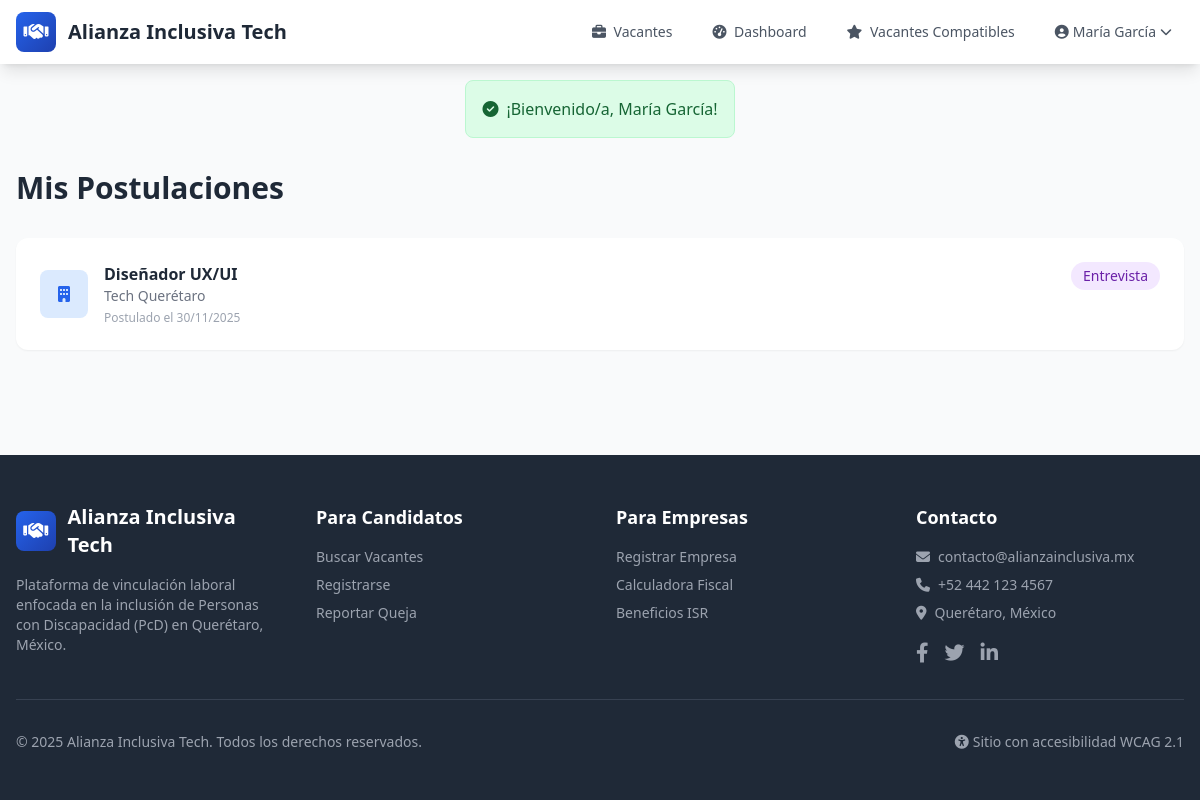
Screenshot of /candidato/postulaciones (signed in) with the database file from the repository.
### tables this page shows
CREATE TABLE postulaciones (
    id INT AUTO_INCREMENT PRIMARY KEY,
    vacante_id INT NOT NULL,
    candidato_id INT NOT NULL,
    carta_presentacion TEXT NULL,
    estado ENUM('pendiente', 'revisada', 'entrevista', 'seleccionado', 'contratado', 'rechazado') DEFAULT 'pendiente',
    score_compatibilidad INT DEFAULT 0,
    notas_empresa TEXT NULL,
    fecha_postulacion DATETIME DEFAULT CURRENT_TIMESTAMP,
    fecha_actualizacion DATETIME DEFAULT CURRENT_TIMESTAMP ON UPDATE CURRENT_TIMESTAMP,
    FOREIGN KEY (vacante_id) REFERENCES vacantes(id) ON DELETE CASCADE,
    FOREIGN KEY (candidato_id) REFERENCES candidatos(id) ON DELETE CASCADE,
    UNIQUE KEY unique_postulacion (vacante_id, candidato_id),
    INDEX idx_estado (estado)
);

CREATE TABLE vacantes (
    id INT AUTO_INCREMENT PRIMARY KEY,
    empresa_id INT NOT NULL,
    titulo VARCHAR(255) NOT NULL,
    slug VARCHAR(255) NOT NULL,
    descripcion TEXT NOT NULL,
    requisitos TEXT NULL,
    tipo_contrato ENUM('indefinido', 'temporal', 'practicas', 'freelance') DEFAULT 'indefinido',
    jornada ENUM('tiempo_completo', 'medio_tiempo', 'por_horas', 'flexible') DEFAULT 'tiempo_completo',
    modalidad ENUM('presencial', 'remoto', 'hibrido') DEFAULT 'presencial',
    salario_minimo DECIMAL(10,2) NULL,
    salario_maximo DECIMAL(10,2) NULL,
    mostrar_salario TINYINT(1) DEFAULT 1,
    ubicacion VARCHAR(255) NULL,
    municipio VARCHAR(100) DEFAULT 'Querétaro',
    discapacidades_aceptadas TEXT NULL COMMENT 'JSON array de tipos de discapacidad',
    checklist_accesibilidad TEXT NULL COMMENT 'JSON del checklist',
    score_accesibilidad INT DEFAULT 0,
    estado ENUM('borrador', 'pendiente', 'publicada', 'pausada', 'cerrada') DEFAULT 'borrador',
    fecha_publicacion DATETIME NULL,
    fecha_cierre DATE NULL,
    plazas_disponibles INT DEFAULT 1,
    visitas INT DEFAULT 0,
    fecha_creacion DATETIME DEFAULT CURRENT_TIMESTAMP,
    fecha_actualizacion DATETIME DEFAULT CURRENT_TIMESTAMP ON UPDATE CURRENT_TIMESTAMP,
    FOREIGN KEY (empresa_id) REFERENCES empresas(id) ON DELETE CASCADE,
    INDEX idx_estado (estado),
    INDEX idx_municipio (municipio),
    INDEX idx_score (score_accesibilidad),
    INDEX idx_slug (slug)
);

CREATE TABLE empresas (
    id INT AUTO_INCREMENT PRIMARY KEY,
    usuario_id INT NOT NULL,
    razon_social VARCHAR(255) NOT NULL,
    rfc VARCHAR(13) NOT NULL,
    nombre_comercial VARCHAR(255) NULL,
    direccion_fiscal TEXT NOT NULL,
    colonia VARCHAR(150) NULL,
    municipio VARCHAR(100) NOT NULL,
    estado VARCHAR(100) DEFAULT 'Querétaro',
    codigo_postal VARCHAR(10) NOT NULL,
    sector_industrial VARCHAR(100) NOT NULL,
    tamano_empresa ENUM('micro', 'pequena', 'mediana', 'grande') DEFAULT 'pequena',
    telefono VARCHAR(20) NULL,
    sitio_web VARCHAR(255) NULL,
    logo VARCHAR(255) NULL,
    descripcion TEXT NULL,
    verificada TINYINT(1) DEFAULT 0,
    fecha_creacion DATETIME DEFAULT CURRENT_TIMESTAMP,
    fecha_actualizacion DATETIME DEFAULT CURRENT_TIMESTAMP ON UPDATE CURRENT_TIMESTAMP,
    FOREIGN KEY (usuario_id) REFERENCES usuarios(id) ON DELETE CASCADE,
    INDEX idx_rfc (rfc),
    INDEX idx_municipio (municipio)
);

### app/controllers/BaseController.php (called while the page is built, shortened)
<?php
class BaseController {
    public function __construct() {
        try {
            $this->db = Database::getInstance()->getConnection();
        } catch (Exception $e) {
            $this->db = null;
        }
    }
    protected function view($view, $data = []) {
        extract($data);
        require_once VIEWS_PATH . '/layouts/header.php';
        require_once VIEWS_PATH . '/' . $view . '.php';
        require_once VIEWS_PATH . '/layouts/footer.php';
    }
}

### app/controllers/CandidatoController.php (called while the page is built, shortened)
<?php
class CandidatoController extends BaseController {
    public function misPostulaciones() {
        $candidato = $this->getCandidatoActual();
        $stmt = $this->db->prepare("
            SELECT p.*, v.titulo, v.slug, v.modalidad, v.jornada, v.salario_minimo, v.salario_maximo,
                e.nombre_comercial, e.razon_social, e.logo
            FROM postulaciones p
            JOIN vacantes v ON p.vacante_id = v.id
            JOIN empresas e ON v.empresa_id = e.id
            WHERE p.candidato_id = ?
            ORDER BY p.fecha_postulacion DESC
        ");
        $stmt->execute([$candidato['id']]);
        $postulaciones = $stmt->fetchAll();
        $this->view('candidatos/postulaciones', ['postulaciones' => $postulaciones]);
    }
    private function getCandidatoActual() {
        $stmt = $this->db->prepare("SELECT * FROM candidatos WHERE usuario_id = ?");
        $stmt->execute([$_SESSION['user_id']]);
        return $stmt->fetch();
    }
}

### app/config/router.php (called while the page is built, shortened)
<?php
class Router {
    private $routes = [];
    public function get($pattern, $callback) {
        $this->routes['GET'][$pattern] = $callback;
    }
    public function post($pattern, $callback) {
        $this->routes['POST'][$pattern] = $callback;
    }
    public function dispatch() {
        $method = $_SERVER['REQUEST_METHOD'];
        $uri = $this->getUri();
        if (isset($this->routes[$method])) {
            foreach ($this->routes[$method] as $pattern => $callback) {
                $pattern = preg_replace('/\{([a-zA-Z0-9_]+)\}/', '(?P<$1>[^/]+)', $pattern);
                $pattern = '#^' . $pattern . '$#';
                if (preg_match($pattern, $uri, $matches)) {
                    $params = array_filter($matches, function($key) {
                        return !is_numeric($key);
                    }, ARRAY_FILTER_USE_KEY);
                    return $this->executeCallback($callback, $params);
                }
            }
        }
    }
    private function getUri() {
        $uri = $_SERVER['REQUEST_URI'];
        $uri = '/' . ltrim($uri, '/');
        if ($uri !== '/') {
            $uri = rtrim($uri, '/');
        }
        return $uri;
    }
    private function executeCallback($callback, $params = []) {
        if (is_array($callback)) {
            $controller = $callback[0];
            $method = $callback[1];
            if (is_string($controller)) {
                $controller = new $controller();
            }
            return call_user_func_array([$controller, $method], $params);
        }
        return call_user_func_array($callback, $params);
    }
}

### index.php (called while the page is built, shortened)
<?php
require_once BASE_PATH . '/app/config/database.php';
require_once BASE_PATH . '/app/config/helpers.php';
require_once BASE_PATH . '/app/config/router.php';
require_once BASE_PATH . '/app/controllers/BaseController.php';
require_once BASE_PATH . '/app/controllers/CandidatoController.php';
$router = new Router();
$router->get('/', ['HomeController', 'index']);
$router->get('/vacantes', ['VacanteController', 'listar']);
$router->get('/vacante/{slug}', ['VacanteController', 'ver']);
$router->get('/login', ['AuthController', 'loginForm']);
$router->post('/login', ['AuthController', 'login']);
$router->get('/registro', ['AuthController', 'registroForm']);
$router->get('/registro/empresa', ['AuthController', 'registroEmpresaForm']);
$router->post('/registro/empresa', ['AuthController', 'registroEmpresa']);
$router->get('/registro/candidato', ['AuthController', 'registroCandidatoForm']);
$router->post('/registro/candidato', ['AuthController', 'registroCandidato']);
$router->get('/logout', ['AuthController', 'logout']);
$router->get('/recuperar', ['AuthController', 'recuperarForm']);
$router->post('/recuperar', ['AuthController', 'recuperar']);
$router->get('/empresa/dashboard', ['EmpresaController', 'dashboard']);
$router->get('/empresa/perfil', ['EmpresaController', 'perfil']);
$router->post('/empresa/perfil', ['EmpresaController', 'actualizarPerfil']);
$router->get('/empresa/vacantes', ['EmpresaController', 'misVacantes']);
$router->get('/empresa/vacante/nueva', ['EmpresaController', 'nuevaVacante']);
$router->post('/empresa/vacante/nueva', ['EmpresaController', 'guardarVacante']);
$router->get('/empresa/vacante/{id}/editar', ['EmpresaController', 'editarVacante']);
$router->post('/empresa/vacante/{id}/editar', ['EmpresaController', 'actualizarVacante']);
$router->get('/empresa/vacante/{id}/postulaciones', ['EmpresaController', 'verPostulaciones']);
$router->post('/empresa/postulacion/{id}/estado', ['EmpresaController', 'cambiarEstadoPostulacion']);
$router->get('/empresa/contrataciones', ['EmpresaController', 'contrataciones']);
$router->get('/empresa/contratacion/nueva', ['EmpresaController', 'nuevaContratacion']);
$router->post('/empresa/contratacion/nueva', ['EmpresaController', 'guardarContratacion']);
$router->get('/candidato/dashboard', ['CandidatoController', 'dashboard']);
$router->get('/candidato/perfil', ['CandidatoController', 'perfil']);
$router->post('/candidato/perfil', ['CandidatoController', 'actualizarPerfil']);
$router->get('/candidato/postulaciones', ['CandidatoController', 'misPostulaciones']);
$router->post('/vacante/{id}/postular', ['CandidatoController', 'postular']);
$router->get('/candidato/vacantes-compatibles', ['CandidatoController', 'vacantesCompatibles']);
$router->get('/fiscal/calculadora', ['FiscalController', 'calculadora']);
$router->post('/fiscal/calcular', ['FiscalController', 'calcular']);
$router->get('/fiscal/reporte', ['FiscalController', 'reporte']);
$router->get('/fiscal/reporte/pdf', ['FiscalController', 'generarPDF']);
$router->get('/admin/dashboard', ['AdminController', 'dashboard']);
$router->get('/admin/candidatos', ['AdminController', 'candidatos']);
$router->get('/admin/candidato/{id}', ['AdminController', 'verCandidato']);
$router->post('/admin/candidato/{id}/verificar', ['AdminController', 'verificarCertificado']);
$router->get('/admin/empresas', ['AdminController', 'empresas']);
$router->post('/admin/empresa/{id}/verificar', ['AdminController', 'verificarEmpresa']);
$router->get('/admin/vacantes', ['AdminController', 'vacantes']);
$router->post('/admin/vacante/{id}/estado', ['AdminController', 'cambiarEstadoVacante']);
$router->get('/admin/quejas', ['AdminController', 'quejas']);
$router->get('/admin/queja/{id}', ['AdminController', 'verQueja']);
$router->post('/admin/queja/{id}/estado', ['AdminController', 'cambiarEstadoQueja']);
$router->get('/admin/reportes', ['AdminController', 'reportes']);
$router->get('/queja/nueva', ['AdminController', 'nuevaQueja']);
$router->post('/queja/nueva', ['AdminController', 'guardarQueja']);
$router->get('/admin/configuraciones', ['ConfigController', 'index']);
$router->post('/admin/configuraciones', ['ConfigController', 'guardar']);
$router->notFound(function() {
    require_once VIEWS_PATH . '/layouts/header.php';
    echo '<div class="container mx-auto px-4 py-16 text-center">';
    echo '<h1 class="text-6xl font-bold text-gray-300 mb-4">404</h1>';
    echo '<p class="text-xl text-gray-600 mb-8">Página no encontrada</p>';
    echo '<a href="' . BASE_URL . '" class="bg-blue-600 text-white px-6 py-3 rounded-lg hover:bg-blue-700 transition">Volver al inicio</a>';
    echo '</div>';
    require_once VIEWS_PATH . '/layouts/footer.php';
});
$router->dispatch();

### app/config/database.php (called while the page is built, shortened)
<?php
class Database {
    private static $instance = null;
    private $connection;
    private function __construct() {
        try {
            $dsn = "mysql:host=" . DB_HOST . ";dbname=" . DB_NAME . ";charset=" . DB_CHARSET;
            $options = [
                PDO::ATTR_ERRMODE => PDO::ERRMODE_EXCEPTION,
                PDO::ATTR_DEFAULT_FETCH_MODE => PDO::FETCH_ASSOC,
                PDO::ATTR_EMULATE_PREPARES => false,
            ];
            $this->connection = new PDO($dsn, DB_USER, DB_PASS, $options);
        } catch (PDOException $e) {
            if (defined('ENVIRONMENT') && ENVIRONMENT === 'development') {
                error_log("Error de conexión DB: " . $e->getMessage());
            } else {
                error_log("Error de conexión DB - Código: " . $e->getCode());
            }
            throw new Exception("Error de conexión a la base de datos");
        }
    }
    public static function getInstance() {
        if (self::$instance === null) {
            self::$instance = new self();
        }
        return self::$instance;
    }
    public function getConnection() {
        return $this->connection;
    }
}

### app/config/helpers.php (called while the page is built, shortened)
<?php
function formatoFecha($fecha, $conHora = false) {
    $timestamp = strtotime($fecha);
    return date('d/m/Y', $timestamp);
}

### app/views/candidatos/postulaciones.php (the view, shortened to what this page needs)
<div class="py-8 px-4">
    <div class="max-w-7xl mx-auto">
        <h1 class="text-3xl font-bold text-gray-800 mb-8">Mis Postulaciones</h1>
        <?php if (empty($postulaciones)): ?>
        <div class="bg-white rounded-xl p-12 text-center">
            <i class="fas fa-inbox text-gray-300 text-5xl mb-4"></i>
            <p class="text-gray-500 mb-4">No has aplicado a ninguna vacante</p>
            <a href="<?= BASE_URL ?>/vacantes" class="btn-primary text-white px-6 py-3 rounded-lg inline-block">Explorar Vacantes</a>
        </div>
        <?php else: ?>
        <div class="space-y-4">
            <?php foreach ($postulaciones as $p): ?>
            <div class="bg-white rounded-xl shadow-sm p-6">
                <div class="flex items-start justify-between">
                    <div class="flex items-center">
                        <?php if (!empty($p['logo'])): ?>
                        <img src="<?= BASE_URL ?>/public/uploads/logos/<?= htmlspecialchars($p['logo']) ?>" class="w-12 h-12 rounded-lg object-cover">
                        <?php else: ?>
                        <div class="w-12 h-12 bg-blue-100 rounded-lg flex items-center justify-center">
                            <i class="fas fa-building text-primary"></i>
                        </div>
                        <?php endif; ?>
                        <div class="ml-4">
                            <a href="<?= BASE_URL ?>/vacante/<?= htmlspecialchars($p['slug']) ?>" class="font-semibold text-gray-800 hover:text-primary">
                                <?= htmlspecialchars($p['titulo']) ?>
                            </a>
                            <p class="text-sm text-gray-500"><?= htmlspecialchars($p['nombre_comercial'] ?? $p['razon_social']) ?></p>
                            <p class="text-xs text-gray-400 mt-1">
                                Postulado el <?= formatoFecha($p['fecha_postulacion']) ?>
                            </p>
                        </div>
                    </div>
                    <div class="text-right">
                        <span class="inline-flex px-3 py-1 rounded-full text-sm font-medium
                            <?= $p['estado'] === 'pendiente' ? 'bg-yellow-100 text-yellow-800' :
                               ($p['estado'] === 'revisada' ? 'bg-blue-100 text-blue-800' :
                               ($p['estado'] === 'entrevista' ? 'bg-purple-100 text-purple-800' :
                               ($p['estado'] === 'contratado' ? 'bg-green-100 text-green-800' :
                               ($p['estado'] === 'rechazado' ? 'bg-red-100 text-red-800' : 'bg-gray-100 text-gray-800')))) ?>">
                            <?= ucfirst($p['estado']) ?>
                        </span>
                    </div>
                </div>
            </div>
            <?php endforeach; ?>
        </div>
        <?php endif; ?>
    </div>
</div>

### rows the page displays
postulaciones: vacante.titulo "Diseñador UX/UI", empresas.nombre_comercial "Tech Querétaro", fecha_postulacion "30/11/2025", estado "Entrevista"

### other values shown
$sitioNombre "Alianza Inclusiva Tech"
$user['nombre'] "María García"
$flash['mensaje'] "¡Bienvenido/a, María García!"
SITE_NAME "Alianza Inclusiva Tech"
SITE_CONTACT_EMAIL "contacto@alianzainclusiva.mx"
SITE_CONTACT_PHONE "+52 442 123 4567"
